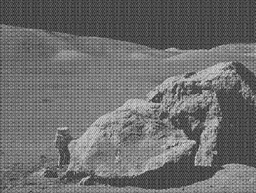
#> input picture Assignment2/moonlanding.png, 256 x 193 px, shrunk from 630 x 474 before the run
$ python fft.py
#> lines starting #> are read from the running program, lines starting #| are printed output that depends on the picture
### Assignment2/fouriertransform.py
import numpy as np

def dft(signal):
    signal = np.asarray(signal, dtype=complex) # Put input as array with complex type
    N = signal.shape[0]   # Return number of rows in array

    # Instantiate array of zeros of length rows with complex type
    result = np.zeros(N, dtype=complex)

    for k in range(N):
        for n in range(N):
            # DFT formula
            result[k] += signal[n] * np.exp(-2j * np.pi * k * n / N)

    return result

# [56 lines left out: functions inverse_dft, dft_2d, inverse_dft_2d, not called in this run]

def fft(signal):
    threshold = 16
    signal = np.asarray(signal, dtype=complex)
    N = signal.shape[0]

    if N > threshold:
        even = fft(signal[::2])
        odd = fft(signal[1::2])
        result = np.zeros(N, dtype=complex)
        for n in range(N):
            result[n] = even[n % (N // 2)] + np.exp(-2j * np.pi * n / N) * odd[n % (N // 2)]
        return result
    else:
        return dft(signal)

# [16 lines left out: function inverse_fft, not called in this run]

def fft_2d(signal):
    signal = np.asarray(signal, dtype=complex)
    width, height = signal.shape
    result = np.zeros((width, height), dtype=complex)

    for i in range(height):
        result[:, i] = fft(signal[:, i])
    for i in range(width):
        result[i, :] = fft(result[i, :])

    return result

# [11 lines left out: function inverse_fft_2d, not called in this run]

### Assignment2/fft.py
import argparse
import numpy as np
import matplotlib.pyplot as plt
import matplotlib.colors as colors
import cv2
import time
import math
import fouriertransform

def main():
    args = get_args()
    # Store values
    mode = args.mode
    image_path = args.image
    # Get grayscale image
    image = cv2.imread(image_path, cv2.IMREAD_GRAYSCALE)
#> image is the input picture: shape (193, 256); min 26, max 224, mean 108.3

    if mode == 1:
        run_fft(image)
    if mode == 2:
        denoise(image)
    if mode == 3:
        compress(image)
    if mode == 4:
        produce_plots()

def run_fft(image):
    # Obtain fft 2d
    fft_image = fouriertransform.fft_2d(pad_image(image))

    # Plot images
    figure, axes = plt.subplots(1, 2)
    axes[0].imshow(image, plt.cm.gray)
    axes[1].imshow(np.abs(fft_image), norm=colors.LogNorm())
    plt.show()

# [128 lines left out: functions denoise, compress, compress_image, produce_plots, not called in this run]


def pad_image(image):
    width = int(pow(2, math.ceil(math.log2(image.shape[0]))))
#> width = 256
    height = int(pow(2, math.ceil(math.log2(image.shape[1]))))
#> height = 256

    new_shape = width, height
#> new_shape = (256, 256)
    new_image = np.zeros(new_shape)
    new_image[:image.shape[0], :image.shape[1]] = image
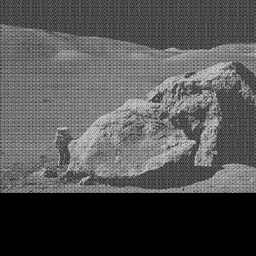
#> new_image: shape (256, 256) float64; min 0, max 224, mean 81.6

    return new_image

def get_args():
    # Initialize parser
    parser = argparse.ArgumentParser(description="python fft.py [-m mode] [-i image]")

    # Adding optional arguments
    parser.add_argument(
        "-m", "--mode", type=int, dest='mode', default=1,
        help="- [1] (Default) for fast mode where the image is converted into its FFT form and displayed - [2] for denoising where the image is denoised by applying an FFT, truncating high frequencies and then displayed - [3] for compressing and saving the image - [4] for plotting the runtime graphs for the report"
    )
    parser.add_argument(
        "-i", "--image", dest='image', default = "moonlanding.png",
        help="image (optional): filename of the image we wish to take the DFT of. (Default: the file name of the image given to you for the assignment)"
    )

    return parser.parse_args()

if __name__ == "__main__":
    main()
#> in run_fft, `plt.show()`:
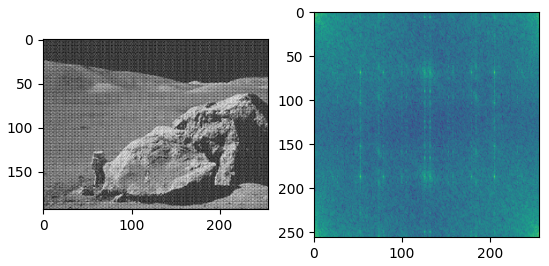
#> figure drawn by matplotlib, 2 panels
